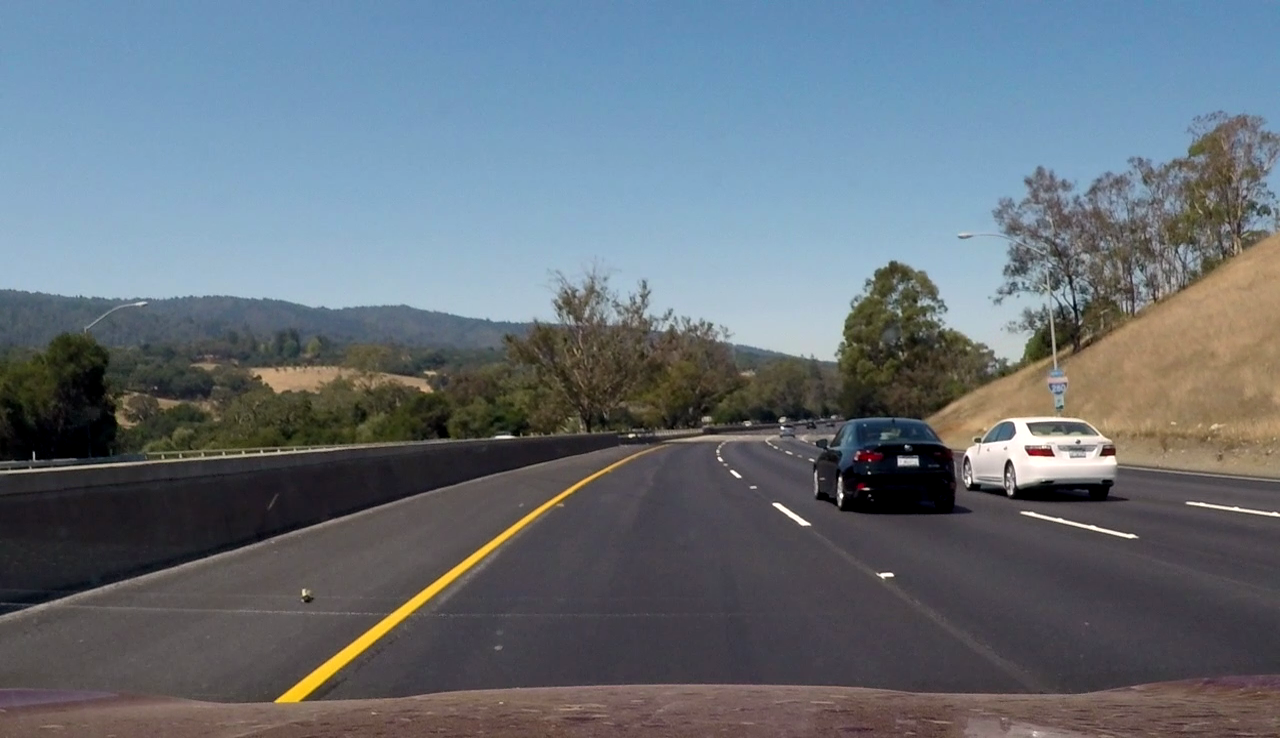
#> input picture test_images/challenge_1.png, 1280 x 738 px; its folder holds 4 pictures in this run
$ jupyter execute --allow-errors P1.ipynb   (shell and % lines are left out)
#> lines starting #> are read from the running program, lines starting #| are printed output that depends on the picture
# Self-Driving Car Engineer Nanodegree

## Project: **Finding Lane Lines on the Road**
***
In this project, you will use the tools you learned about in the lesson to identify lane lines on the road.  You can develop your pipeline on a series of individual images, and later apply the result to a video stream (really just a series of images). Check out the video clip "raw-lines-example.mp4" (also contained in this repository) to see what the output should look like after using the helper functions below.

Once you have a result that looks roughly like "raw-lines-example.mp4", you'll need to get creative and try to average and/or extrapolate the line segments you've detected to map out the full extent of the lane lines.  You can see an example of the result you're going for in the video "P1_example.mp4".  Ultimately, you would like to draw just one line for the left side of the lane, and one for the right.

In addition to implementing code, there is a brief writeup to complete. The writeup should be completed in a separate file, which can be either a markdown file or a pdf document. There is a [write up template](https://github.com/udacity/CarND-LaneLines-P1/blob/master/writeup_template.md) that can be used to guide the writing process. Completing both the code in the Ipython notebook and the writeup template will cover all of the [rubric points](https://review.udacity.com/#!/rubrics/322/view) for this project.

---
Let's have a look at our first image called 'test_images/solidWhiteRight.jpg'.  Run the 2 cells below (hit Shift-Enter or the "play" button above) to display the image.

**Note: If, at any point, you encounter frozen display windows or other confounding issues, you can always start again with a clean slate by going to the "Kernel" menu above and selecting "Restart & Clear Output".**

---

**The tools you have are color selection, region of interest selection, grayscaling, Gaussian smoothing, Canny Edge Detection and Hough Tranform line detection.  You  are also free to explore and try other techniques that were not presented in the lesson.  Your goal is piece together a pipeline to detect the line segments in the image, then average/extrapolate them and draw them onto the image for display (as below).  Once you have a working pipeline, try it out on the video stream below.**

---

<figure>

 <figcaption>
 <p></p>
 <p style="text-align: center;"> Your output should look something like this (above) after detecting line segments using the helper functions below </p>
 </figcaption>
</figure>
 <p></p>
<figure>

 <figcaption>
 <p></p>
 <p style="text-align: center;"> Your goal is to connect/average/extrapolate line segments to get output like this</p>
 </figcaption>
</figure>

**Run the cell below to import some packages.  If you get an `import error` for a package you've already installed, try changing your kernel (select the Kernel menu above --> Change Kernel).  Still have problems?  Try relaunching Jupyter Notebook from the terminal prompt.  Also, see [this forum post](https://carnd-forums.udacity.com/cq/viewquestion.action?spaceKey=CAR&id=29496372&questionTitle=finding-lanes---import-cv2-fails-even-though-python-in-the-terminal-window-has-no-problem-with-import-cv2) for more troubleshooting tips.**

## Import Packages

[cell 1]
#importing some useful packages
import matplotlib.pyplot as plt
import matplotlib.image as mpimg
import numpy as np
import cv2
from scipy.stats.stats import pearsonr

## Read in an Image

#> (a cell that did not finish here is left out)

## Ideas for Lane Detection Pipeline

**Some OpenCV functions (beyond those introduced in the lesson) that might be useful for this project are:**

`cv2.inRange()` for color selection
`cv2.fillPoly()` for regions selection
`cv2.line()` to draw lines on an image given endpoints
`cv2.addWeighted()` to coadd / overlay two images
`cv2.cvtColor()` to grayscale or change color
`cv2.imwrite()` to output images to file
`cv2.bitwise_and()` to apply a mask to an image

**Check out the OpenCV documentation to learn about these and discover even more awesome functionality!**

## Helper Functions

Below are some helper functions to help get you started. They should look familiar from the lesson!

[cell 3]
import math

def grayscale(img):
    """Applies the Grayscale transform
    This will return an image with only one color channel
    but NOTE: to see the returned image as grayscale
    (assuming your grayscaled image is called 'gray')
    you should call plt.imshow(gray, cmap='gray')"""
    return cv2.cvtColor(img, cv2.COLOR_RGB2GRAY)
    # Or use BGR2GRAY if you read an image with cv2.imread()
    # return cv2.cvtColor(img, cv2.COLOR_BGR2GRAY)

def canny(img, low_threshold, high_threshold):
    """Applies the Canny transform"""
    return cv2.Canny(img, low_threshold, high_threshold)

def gaussian_blur(img, kernel_size):
    """Applies a Gaussian Noise kernel"""
    return cv2.GaussianBlur(img, (kernel_size, kernel_size), 0)

# [125 lines left out: functions region_of_interest, draw_lines, hough_lines, weighted_img, not called in this run]

## Test Images

Build your pipeline to work on the images in the directory "test_images"
**You should make sure your pipeline works well on these images before you try the videos.**

[cell 4]
import os
os.listdir("test_images/")

## Build a Lane Finding Pipeline

Build the pipeline and run your solution on all test_images. Make copies into the test_images directory, and you can use the images in your writeup report.

Try tuning the various parameters, especially the low and high Canny thresholds as well as the Hough lines parameters.

[cell 5]
# TODO: Build your pipeline that will draw lane lines on the test_images
# then save them to the test_images directory.
image = mpimg.imread('test_images/' + 'challenge_1.png', cv2.COLOR_RGB2GRAY)
#> image is the input picture: shape (738, 1280, 3) float32; mean R, G, B 0.401, 0.439, 0.474
#Get the size of the image
xsize=image.shape[1]
#> xsize = 1280
ysize=image.shape[0]
#> ysize = 738
print(xsize, " ", ysize)
#| 1280   738
grayimage = grayscale(image)
#> in grayscale, `return cv2.cvtColor(img, cv2.COLOR_RGB2GRAY)`:
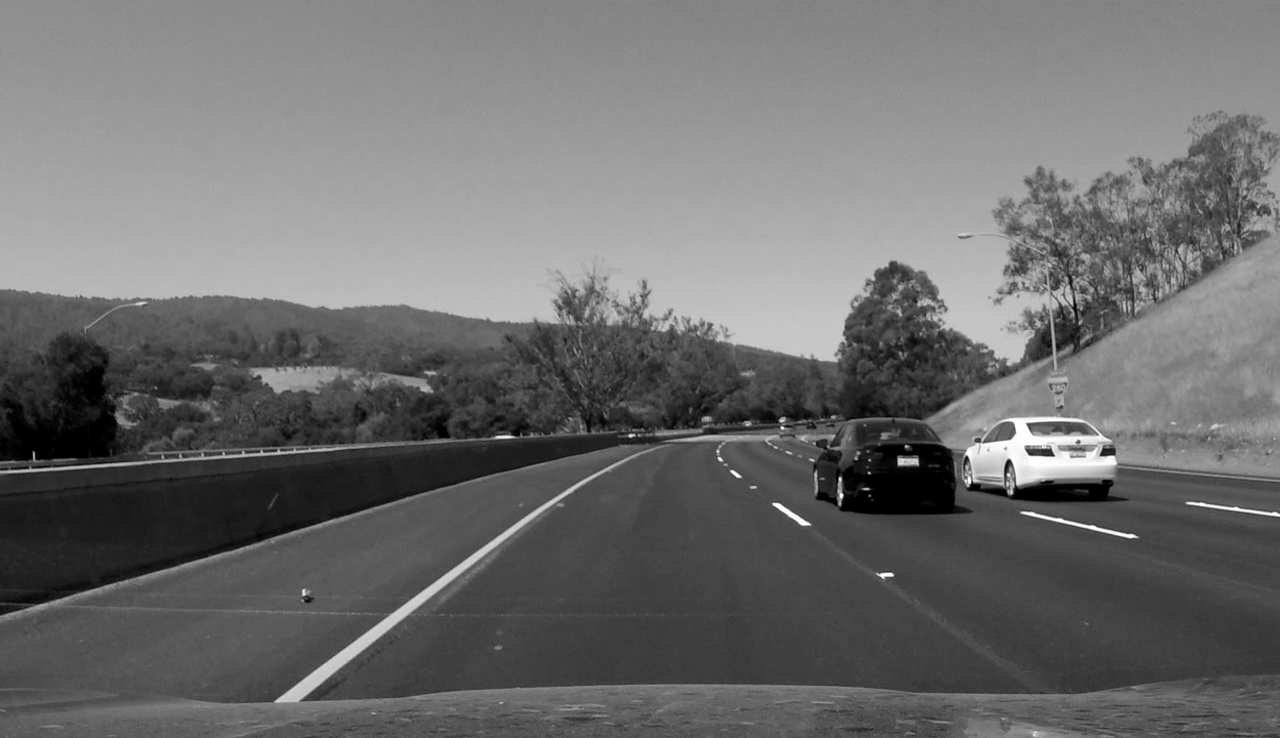
#> returned value: shape (738, 1280) float32; min 0, max 1, mean 0.432
edgy = gaussian_blur(grayimage, 5)
low_threshold = 50
high_threshold = 100
#> (the rest of this cell did not finish here and is left out)

left_down_corner = 0.05*xsize
rigth_down_corner = 0.95*xsize
horizont = 0.6*ysize
horizont_margin = 0.07*xsize
middle = xsize/2

vertices = np.array([[(left_down_corner,ysize),
              (middle-horizont_margin, horizont),
              (middle + horizont_margin, horizont),
              (rigth_down_corner, ysize) ]], dtype=np.int32)
image_interest = region_of_interest(edgy_image, vertices)
rho = 1
theta = np.pi/150
threshold = 20
min_line_len = 1
max_line_gap = 10
img_lines = hough_lines(image_interest, rho, theta, threshold, min_line_len, max_line_gap)
final_img = weighted_img(img_lines, image)
plt.imshow(final_img)
